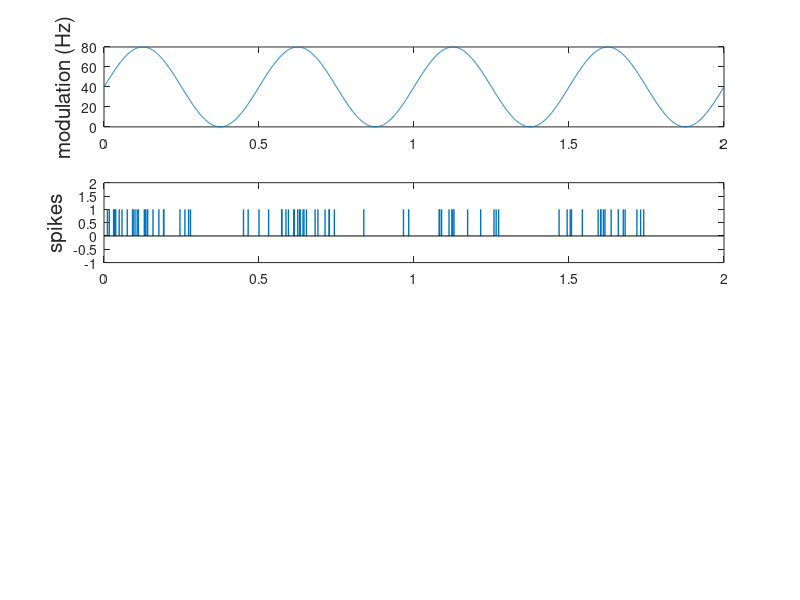

Write the MATLAB code that produced this figure. (Note: this script raises an error after producing the figure.)
function  spikeTimes=modulatedPoisson
% modulatedPoisson
% generates multiple trials of a sine-modulated inhomogeneous Poisson process
% saves the data as spike times (in sec)

% BN168  Spring 2006

%clear               % clears the workspace
%close all           % closes all figures

dt = .001;          % time step (sec)
T = 2;              % epoch length (sec)
f = 2;              % modulation frequency (Hz)
minRate = 0;       % min firing rate  (Hz, i.e., spikes/sec)
maxRate = 80;       % max firing rate (Hz, i.e., spikes/sec)
nTrials = 20;      % number of trials

timeAxis = 0:dt:T;
N = length(timeAxis);

modulation = .5*(maxRate+minRate) + .5*(maxRate-minRate)*sin(2*pi*f*timeAxis);

%modulation=modulation-(max(modulation)/2);
%modulation(modulation<0)=0;
%modulation=modulation*2;

figure                  % creates a new figure
subplot(4,1,1)
plot(timeAxis,modulation)
ylabel('modulation (Hz)','fontsize',15)

rho = zeros(nTrials,N);
r = zeros(1,nTrials);
startTrials = (0:nTrials-1)*T;      % start of trials (sec)

spikeTimes = [];                    % here we will store the spike times (sec)

for trial = 1:nTrials

    randomNumbers = rand(1,N);

    spikes = randomNumbers < modulation*dt;
    %   NOTE: modulation*dt = P(spike in interval [t,t+dt])
    rho(trial,:) = spikes;
    %   NOTE: rho is the "neural response function" rho(t) (D&A eq. 1.1)

    nSpikesInTrial(trial) = sum(spikes);    % number of spikes in trial 
    r(trial) = nSpikesInTrial(trial)/T;     % spike-count rate (D&A eq. 1.4)
    newSpikeTimes = find(spikes)*dt + startTrials(trial);
    spikeTimes = [spikeTimes newSpikeTimes];
end

subplot(4,1,2)
h = stem(timeAxis,rho(1,:));
set(h,'Marker','none','LineWidth',1)
axis([0 T -1 2])
ylabel('spikes','fontsize',15)

timess=[];
for i=1:nTrials
	ind=find(rho(i,:)>0);
	timess=[timess timeAxis(ind)];
end

timess=timess/max(timess)
timess=timess*(2*pi);
[p,r]=rayleigh(timess');

script_r = mean(rho)/dt;           % "time-dependent firing rate"
%   NOTE: this is the "time-dependent firing rate" script_r(t) of the
%   book (D&A eq. 1.5)

subplot(4,1,3);
plot(timeAxis,script_r);
ylabel('firing rate (Hz)','fontsize',15);

subplot(4,1,4);
hist(timess,0:0.1:2*pi);
ylabel('period response','fontsize',15);
axis tight;

xlabel(['time  (sec) r=' num2str(r) ' p=' num2str(p)],'fontsize',15);

% Now we smooth the time-dependent firing rate:

figure;                  % creates a new figure

kernel_width = .05;                  % width of kernel (sec)
kernel_length = kernel_width/dt;     % width of kernel (bins)
kernel = ones(1,kernel_length)/kernel_length;

r_approx_1 = conv2(script_r,kernel,'same');
%   (NOTE the syntax here: symmetric kernel)

subplot(3,1,1)
plot(timeAxis,r_approx_1)
% axis([0 T minRate maxRate])
ylabel('square','fontsize',10)
title ('smoothed firing rate','fontsize',15)

kernel_width = .15;                  % width of kernel (sec)
kernel_length = kernel_width/dt;     % width of kernel (bins)
kernel = normpdf(-kernel_length/2:kernel_length/2,0,kernel_length/6);

r_approx_2 = conv2(script_r,kernel,'same');
%   (NOTE the syntax here: symmetric kernel)

subplot(3,1,2)
plot(timeAxis,r_approx_2)
% axis([0 T minRate maxRate])
ylabel('gaussian','fontsize',10)

kernel_width = .15;                  % width of kernel (sec)
kernel_length = kernel_width/dt;     % width of kernel (bins)
kernel = exppdf(0:kernel_length,kernel_length/4);

r_approx_3 = conv(script_r,kernel);
%   (NOTE the syntax here: asymmetric kernel)

subplot(3,1,3)
plot(timeAxis,r_approx_3(1:N))      % (NOTE syntax here)
% axis([0 T minRate maxRate])
ylabel('exponential','fontsize',10)

xlabel('time  (sec)','fontsize',15)

%save data spikeTimes T nTrials nSpikesInTrial

figure;
for i=1:10
	subplot(10,1,i)
	h = stem(timeAxis,rho(i,:));
	set(h,'Marker','none','LineWidth',1)
	axis([0 T -1 2])
end
